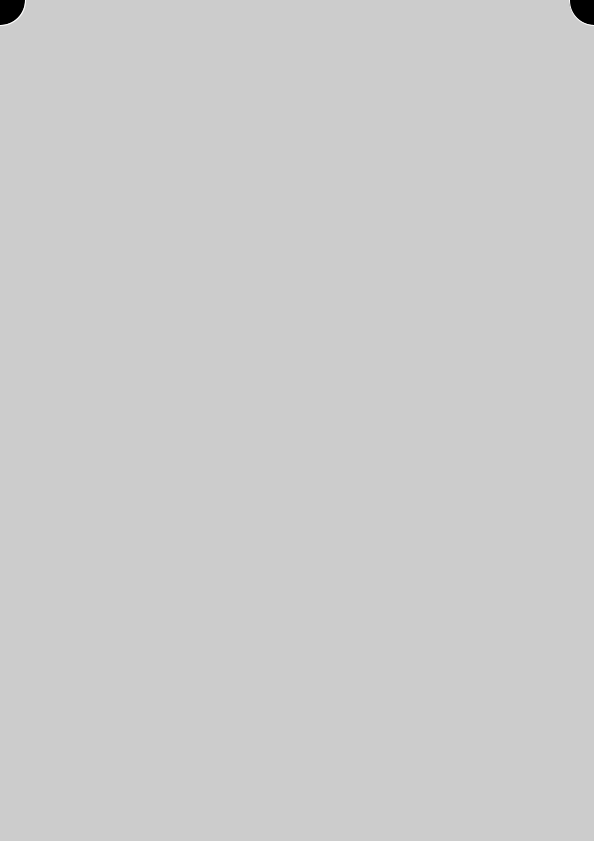
Frame 1 (no input)
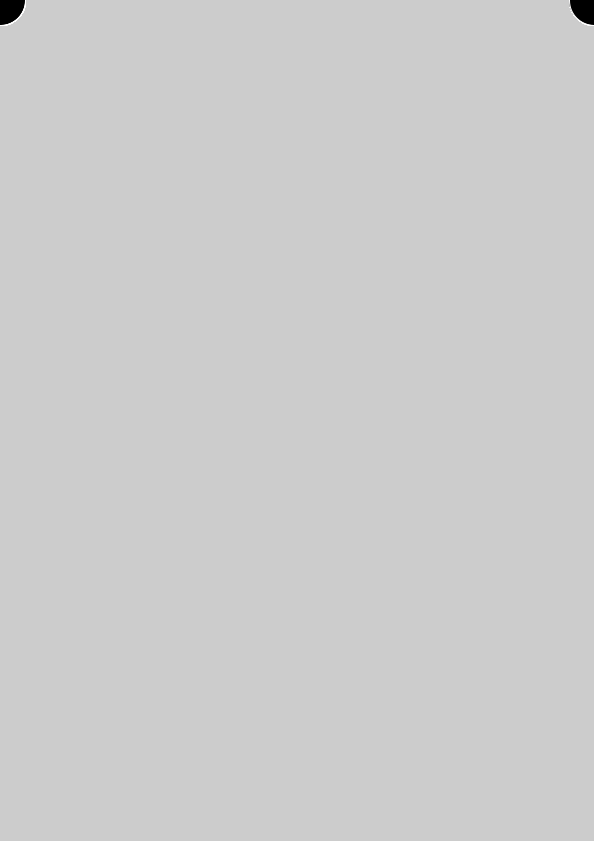
Frame 60 (the mouse pressed at the canvas centre just before this capture)
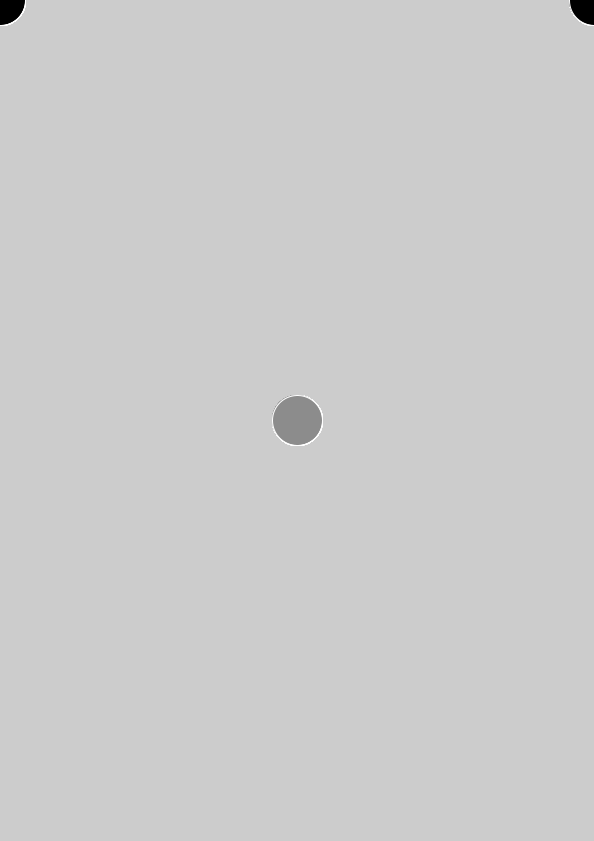
Frame 120 (the mouse held since frame 60 and released just before this capture)

The Processing sketch that drew these frames (run headless with seeded random() and noise(); from frame 60 on, the mouse is pressed at the canvas centre):

// Processing sketch: E04_Mouse
// ── E04_Mouse.pde
void setup() {
  size(594, 841);
}

void draw() {
  stroke(255);
  fill(mouseY / 3, mouseY / 3, mouseY / 3);
  
  ellipse(mouseX, mouseY, 50, 50);
  ellipse(width - mouseX, mouseY, 50, 50);
}
